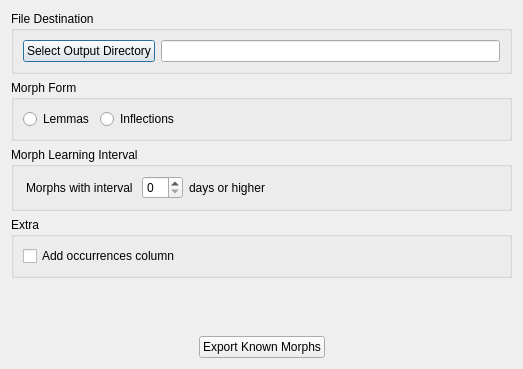
<?xml version="1.0" encoding="UTF-8"?>
<ui version="4.0">
 <class>KnownMorphsExporterDialog</class>
 <widget class="QDialog" name="KnownMorphsExporterDialog">
  <property name="geometry">
   <rect>
    <x>0</x>
    <y>0</y>
    <width>523</width>
    <height>369</height>
   </rect>
  </property>
  <property name="windowTitle">
   <string>Known Morphs Exporter</string>
  </property>
  <layout class="QVBoxLayout" name="verticalLayout_4">
   <item>
    <widget class="QGroupBox" name="groupBox_4">
     <property name="title">
      <string>File Destination</string>
     </property>
     <layout class="QVBoxLayout" name="verticalLayout_2">
      <item>
       <layout class="QHBoxLayout" name="horizontalLayout">
        <item>
         <widget class="QPushButton" name="selectOutputPushButton">
          <property name="text">
           <string>Select Output Directory</string>
          </property>
         </widget>
        </item>
        <item>
         <widget class="QLineEdit" name="outputLineEdit"/>
        </item>
       </layout>
      </item>
     </layout>
    </widget>
   </item>
   <item>
    <widget class="QGroupBox" name="groupBox">
     <property name="title">
      <string>Morph Form</string>
     </property>
     <layout class="QHBoxLayout" name="horizontalLayout_5">
      <item>
       <layout class="QHBoxLayout" name="horizontalLayout_4">
        <item>
         <widget class="QRadioButton" name="storeOnlyMorphLemmaRadioButton">
          <property name="text">
           <string>Lemmas</string>
          </property>
         </widget>
        </item>
        <item>
         <widget class="QRadioButton" name="storeMorphLemmaAndInflectionRadioButton">
          <property name="text">
           <string>Inflections</string>
          </property>
         </widget>
        </item>
        <item>
         <spacer name="horizontalSpacer_4">
          <property name="orientation">
           <enum>Qt::Horizontal</enum>
          </property>
          <property name="sizeHint" stdset="0">
           <size>
            <width>40</width>
            <height>20</height>
           </size>
          </property>
         </spacer>
        </item>
       </layout>
      </item>
     </layout>
    </widget>
   </item>
   <item>
    <widget class="QGroupBox" name="groupBox_2">
     <property name="title">
      <string>Morph Learning Interval</string>
     </property>
     <layout class="QVBoxLayout" name="verticalLayout">
      <item>
       <layout class="QHBoxLayout" name="horizontalLayout_2">
        <property name="leftMargin">
         <number>3</number>
        </property>
        <property name="topMargin">
         <number>0</number>
        </property>
        <item>
         <widget class="QLabel" name="label_2">
          <property name="text">
           <string>Morphs with interval </string>
          </property>
         </widget>
        </item>
        <item alignment="Qt::AlignLeft">
         <widget class="QSpinBox" name="knownIntervalSpinBox"/>
        </item>
        <item alignment="Qt::AlignLeft">
         <widget class="QLabel" name="label">
          <property name="text">
           <string>days or higher</string>
          </property>
         </widget>
        </item>
        <item>
         <spacer name="horizontalSpacer_3">
          <property name="orientation">
           <enum>Qt::Horizontal</enum>
          </property>
          <property name="sizeHint" stdset="0">
           <size>
            <width>40</width>
            <height>20</height>
           </size>
          </property>
         </spacer>
        </item>
       </layout>
      </item>
     </layout>
    </widget>
   </item>
   <item>
    <widget class="QGroupBox" name="groupBox_3">
     <property name="title">
      <string>Extra</string>
     </property>
     <layout class="QVBoxLayout" name="verticalLayout_3">
      <item>
       <widget class="QCheckBox" name="addOccurrencesColumnCheckBox">
        <property name="text">
         <string>Add occurrences column</string>
        </property>
       </widget>
      </item>
     </layout>
    </widget>
   </item>
   <item>
    <spacer name="verticalSpacer">
     <property name="orientation">
      <enum>Qt::Vertical</enum>
     </property>
     <property name="sizeHint" stdset="0">
      <size>
       <width>20</width>
       <height>10</height>
      </size>
     </property>
    </spacer>
   </item>
   <item>
    <layout class="QHBoxLayout" name="horizontalLayout_3">
     <item>
      <spacer name="horizontalSpacer_2">
       <property name="orientation">
        <enum>Qt::Horizontal</enum>
       </property>
       <property name="sizeHint" stdset="0">
        <size>
         <width>40</width>
         <height>20</height>
        </size>
       </property>
      </spacer>
     </item>
     <item>
      <widget class="QPushButton" name="exportKnownMorphsPushButton">
       <property name="text">
        <string>Export Known Morphs</string>
       </property>
      </widget>
     </item>
     <item>
      <spacer name="horizontalSpacer">
       <property name="orientation">
        <enum>Qt::Horizontal</enum>
       </property>
       <property name="sizeHint" stdset="0">
        <size>
         <width>40</width>
         <height>20</height>
        </size>
       </property>
      </spacer>
     </item>
    </layout>
   </item>
  </layout>
 </widget>
 <resources/>
 <connections/>
</ui>
